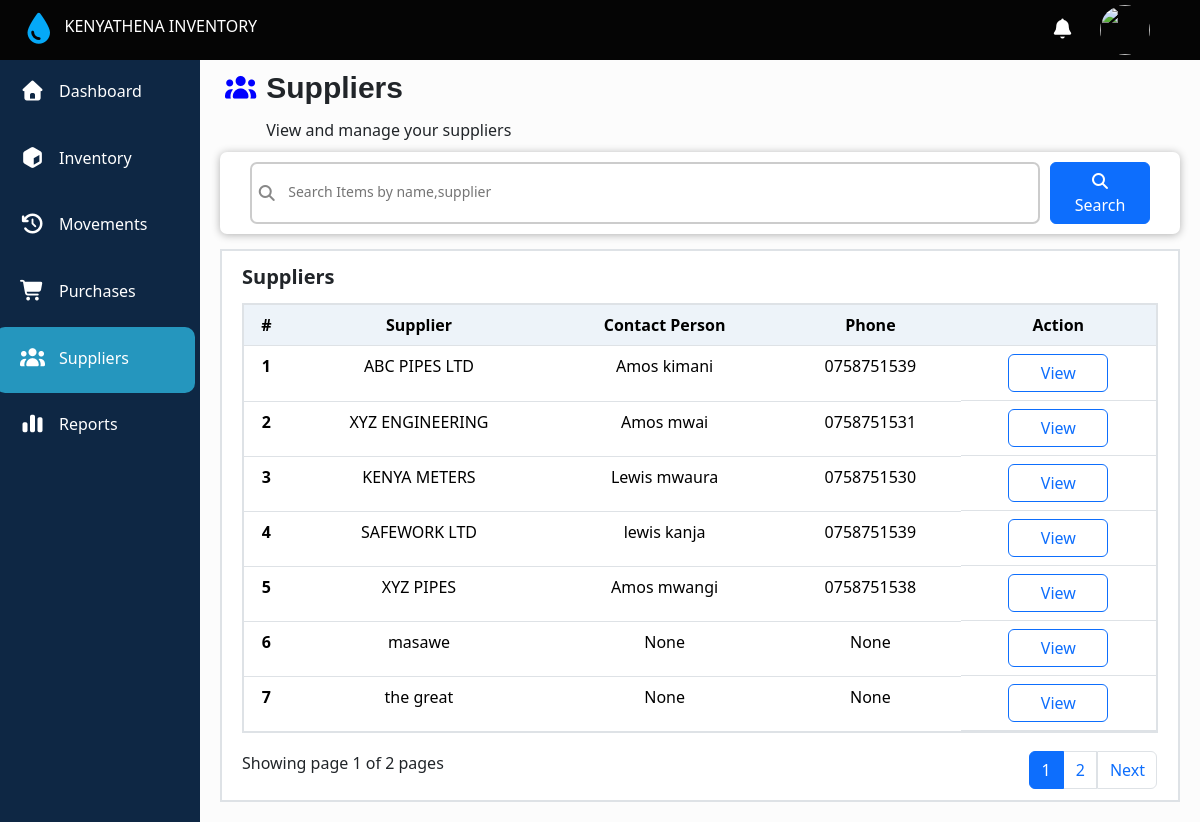
The app's page /supplierpage/ with its own data.
### main/models.py (models this page shows, shortened)
class Suppliers(models.Model):
  supplier=models.CharField(max_length=200)
  contact = models.CharField(max_length=200,null=True)
  phone = models.CharField(max_length=15,null=True)
  status =models.BooleanField(default=True ,null=True)

### main/views.py (the view)
# urls.py: path('supplierpage/',views.supplierPage,name ='supplier'),
def supplierPage(request):
  suppliers = Suppliers.objects.all()
  suppliers_count= Suppliers.objects.count()
  suppliers_active = Suppliers.objects.filter(status=True).count()
  suppliers_inactive = Suppliers.objects.filter(status=False).count()
  search = request.GET.get('q','').strip()
  if search:
    suppliers = Suppliers.objects.filter(
      Q(supplier__icontains = search) | Q(contact__icontains = search) | Q(phone__icontains = search)
    )
  paginator = Paginator(suppliers,7)
  page_number = request.GET.get("page")
  page_obj = paginator.get_page(page_number)
  context ={
    'suppliers':suppliers,
    'suppliers_count':suppliers_count,
    'suppliers_active':suppliers_active,
    'suppliers_inactive':suppliers_inactive,
    'page_obj':page_obj
    }
  return render(request,'main/suppliers.html',context)

### main/templates/main/suppliers.html (shortened to what this page needs)
{% extends 'main/base.html' %}
{% block content %}
    <div class="inventoryTitle">
      <div class="inventoryTitle_first">
       <i class="fa-solid fa-users"></i>
        <div>
          <span>Suppliers</span>
          <span>View and manage your suppliers</span>
        </div>
      </div>
    </div>
    <form action="{% url 'supplier' %}" method="GET">
      <div class="search">
       <div class="search-button">
        <i class="fa-solid fa-magnifying-glass"></i>
        <input type="text" placeholder="Search Items by name,supplier" name="q" id="search" >
       </div>
       <button type="submit" class="btn btn-primary">
        <i class="fa-solid fa-magnifying-glass"></i> Search
       </button>
    </div>
    </form>
    <div class="recent-inventory-table" id="recent-inventory-table">
      <div class="recent-title">
        <div><a class="current-stock-link" href="{% url 'supplier' %}?q=#recent-inventory-table">Suppliers</a></div>
      </div>
      <table class="table" id="inventory-table">
        <thead>
          <tr>
            <th  scope="col">#</th>
            <th scope="col">Supplier</th>
            <th scope="col">Contact Person</th>
            <th scope="col">Phone</th>
            <th scope="col">Action</th>
          </tr>
        </thead>
        <tbody>
          {% for supplier in page_obj.object_list %}
          <tr>
            <th scope="row">{{supplier.id}}</th>
            <td>{{supplier.supplier}}</td>
            <td>{{supplier.contact}}</td>
            <td>{{supplier.phone}}</td>
            <td class="Action">
               <a type="button" class="btn btn-outline-primary" href="{% url 'supplierItem' supplier.id %}">View </a>
            </td>
          </tr>
         {% endfor %}
        </tbody>
      </table>
      <div class="last-part">
        <div class="last-part-start">
          Showing page {{ page_obj.number }} of {{ page_obj.paginator.num_pages }} pages
        </div>
        <div class="action">
        <nav aria-label="...">
            <ul class="pagination">
              {% for num in page_obj.paginator.page_range %}
                {% if page_obj.number == num %}
                  <li class="page-item active"><a class="page-link" href="?&page={{ num }}#inventory-table">{{ num }}</a></li>
                {% else %}
                  <li class="page-item"><a class="page-link" href="?page={{ num }}#inventory-table">{{ num }}</a></li>
                {% endif %}
              {% endfor %}
              {% if page_obj.has_next %}
              <li class="page-item"><a class="page-link" href="?page={{ page_obj.next_page_number }}#inventory-table">Next</a></li>
              {% endif %}
            </ul>
        </nav>
        </div>
      </div>
    </div>
{% endblock content %}

### main/static/main/css/masawe.css (style rules this page uses)
body { margin: 90px 0 0 220px; padding: 0; box-sizing: border-box; background-color: rgba(0,0,0,0.2) }
html, body { scrollbar-width: none; -ms-overflow-style: none; }

### main/templates/main/navbar.html (style rules this page uses)
a { display: flex; text-decoration: none; color: white; align-items: center; height: 100%; width: 100%; }

### main/templates/main/suppliers.html (style rules this page uses)
body { background-color: rgba(0,0,0,0.01) }
.inventoryTitle { display: flex; justify-content: space-between; padding: 0 50px 0 5px; align-items: center; margin-top: -25px; }
.inventoryTitle_first { display: flex; }
.inventoryTitle_first i { font-size: 25px; margin-top:10px; color:blue; }
.inventoryTitle_first div { display: flex; flex-direction: column; margin-left: 10px; }
.inventoryTitle_first div span:first-child { font-family: sans-serif; font-size: 30px; font-weight: 700; margin-bottom: 8px; }
.search { background-color: white; border-radius: 7px; margin-right: 20px; box-shadow:0px 1px 8px rgba(0, 0, 0, 0.3); padding: 10px 30px; display: grid; column-gap: 10px; margin-top: 10px; grid-template-columns: 10fr 1fr; }
.search button { width: 100px; }
.search-button { display: flex; border: 2px solid #ccc; gap: 10px; align-items: center; padding: 5px; border-radius:7px ; }
.search-button input { width: 100%; border: none; outline: none; font-size: 16px; color: #4e4b4b; }
.search-button input::placeholder { font-size: 14px; transform: translateY(-2px); }
.search-button i { color: #888; }
.recent-inventory-table { border:2px solid rgba(222, 226, 230); margin-right: 20px; padding:10px 20px; margin-top: 15px; background-color: white; margin-bottom: 20px; }
.recent-inventory-table .recent-title { display: flex; justify-content: space-between; align-items: center; margin-top: -5px; }
.recent-inventory-table .recent-title div:first-child { font-weight: 700; font-size: 20px; }
.recent-inventory-table .current-stock-link { display: inline; color: inherit; text-decoration: none; }
.recent-inventory-table .recent-title div:last-child { transform: translateY(6px); }
.recent-inventory-table .table { margin-top: 17px; border: 2px solid rgba(222, 226, 230); border-radius: 7px; padding: 10; text-align: center; }
.recent-inventory-table .table thead tr th { background-color:rgba(237, 243, 249); }
.recent-inventory-table .last-part { display: flex; justify-content: space-between; margin-top: -13px; align-items: center; }
.recent-inventory-table .last-part .action { transform: translateY(15px); }
.Action { display: flex; justify-content: center; column-gap: 10px; }
.Action a { width:100px; }

### records on screen
Suppliers: id "1", supplier "ABC PIPES LTD", contact "Amos kimani", phone "0758751539"
Suppliers: id "2", supplier "XYZ ENGINEERING", contact "Amos mwai", phone "0758751531"
Suppliers: id "3", supplier "KENYA METERS", contact "Lewis mwaura", phone "0758751530"
Suppliers: id "4", supplier "SAFEWORK LTD", contact "lewis kanja", phone "0758751539"
Suppliers: id "5", supplier "XYZ PIPES", contact "Amos mwangi", phone "0758751538"
Suppliers: id "6", supplier "masawe", contact "None", phone "None"
Suppliers: id "7", supplier "the great", contact "None", phone "None"

### other values on screen
{{ page_obj.number }} "1"
{{ page_obj.paginator.num_pages }} "2"
{{ num }} "1"
{{ num }} "2"
